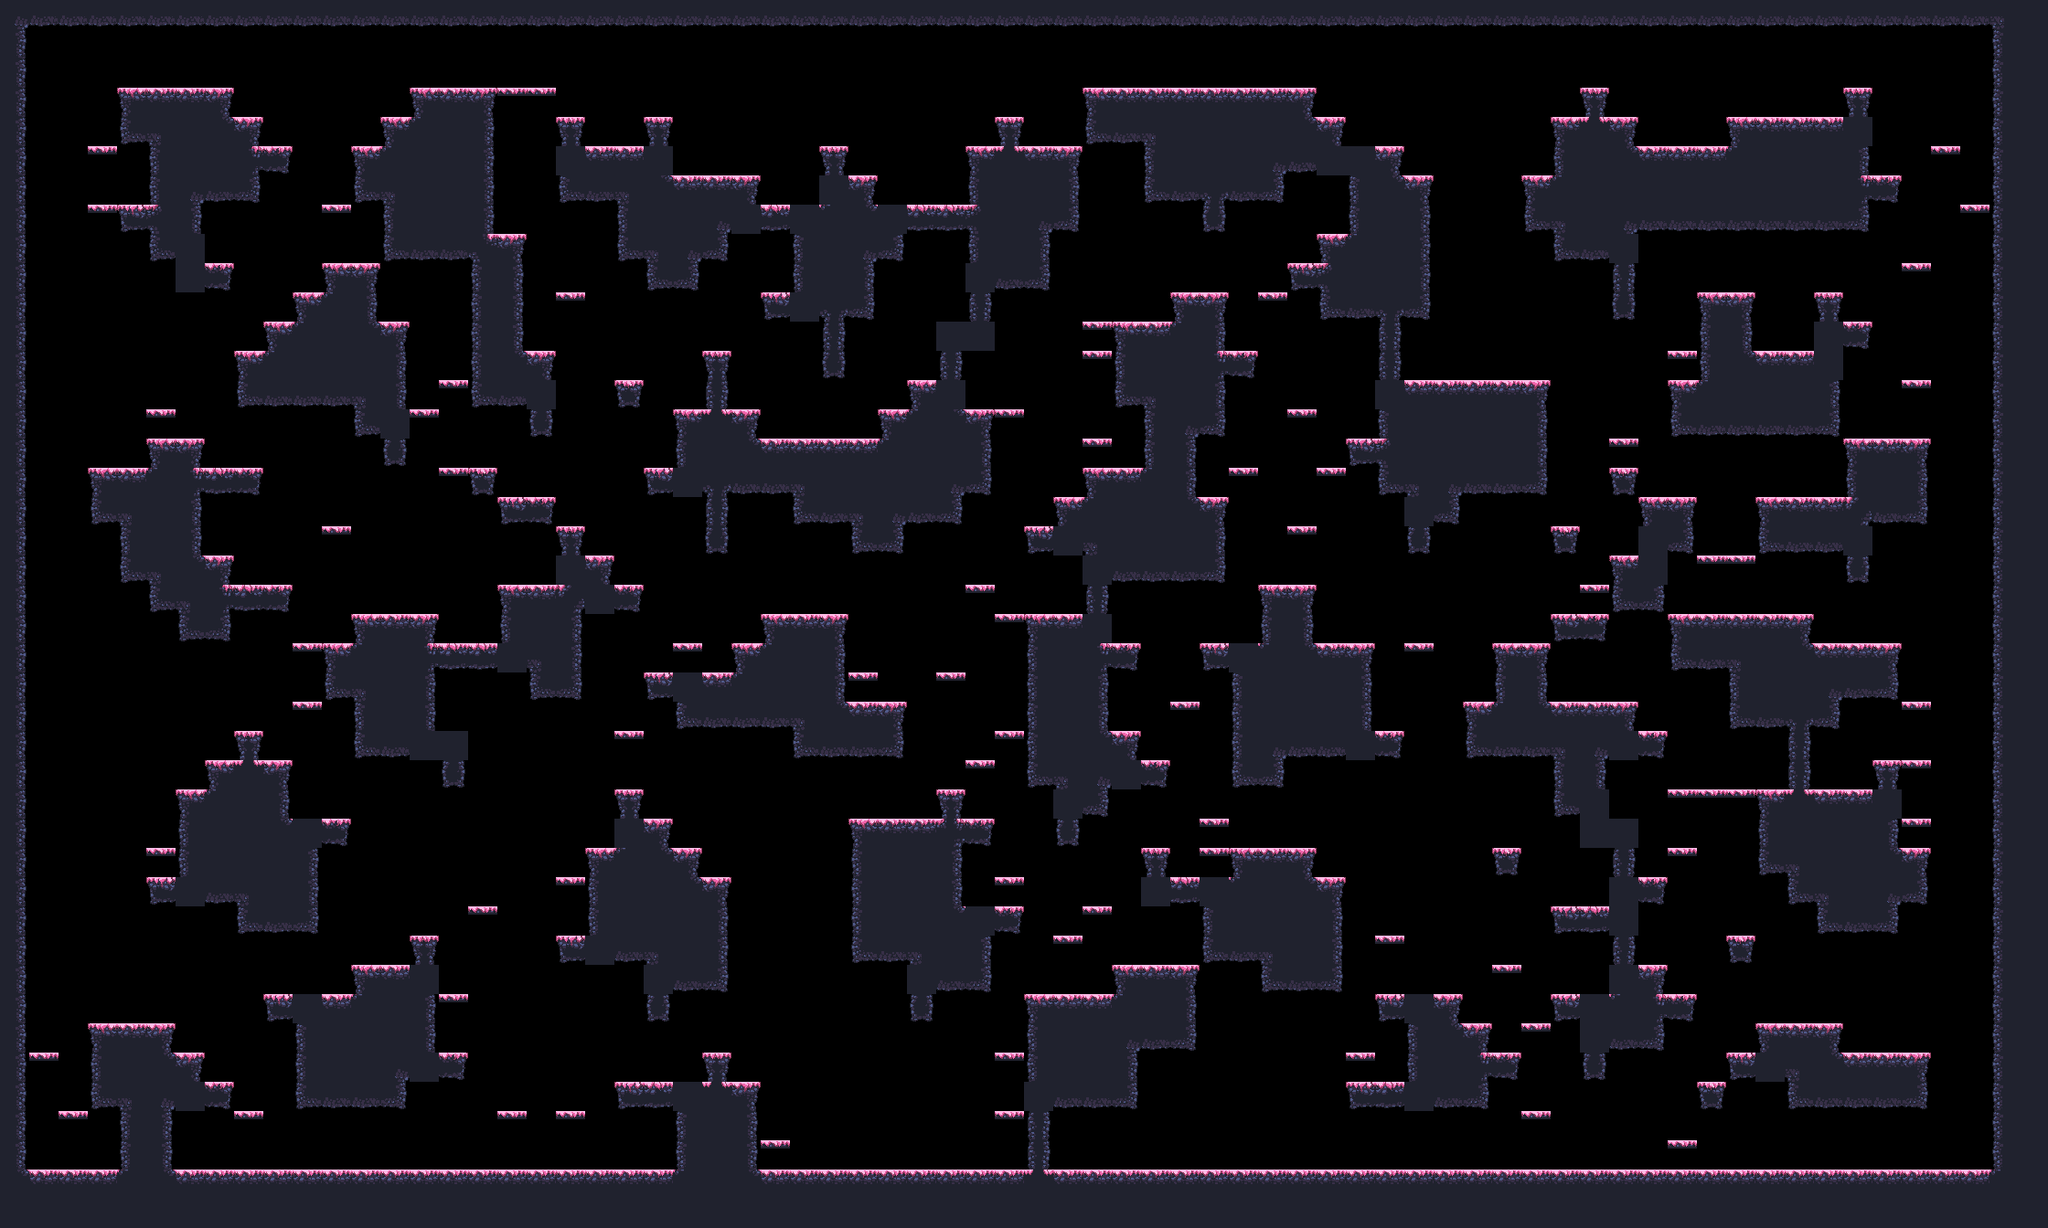

The image is a tile-based game level rendered from a .tmx file. Its description and source (layers, tilesets, objects; grid data summarised) follow:
An orthogonal 70x42 tile map with 32x32 px tiles, 1 tile layer (main) and 17 objects (9x spawn, spawnPlayer0, spawnCrown0, spawnPlayer1, spawnCrown1, ...).

<map compressionlevel="0" height="42" infinite="0" nextlayerid="3" nextobjectid="4" orientation="orthogonal" renderorder="right-down" tiledversion="1.3.2" tileheight="32" tilewidth="32" version="1.2" width="70">
 <tileset firstgid="1" source="forest_spring_tile_set.tsx" />
 <layer height="42" id="1" name="main" width="70">
  <data>[2940 cells, 1285 non-empty, 28 distinct tile ids]</data>
 </layer>
 <objectgroup id="2" name="objects"><object id="1" name="spawnPlayer0" x="384" y="112.0" /><object id="2" name="spawnCrown0" x="128" y="464.0" /><object id="3" name="spawnPlayer1" x="1952" y="80.0" /><object id="4" name="spawnCrown1" x="1984" y="80.0" /><object id="5" name="spawnPlayer2" x="128" y="1072.0" /><object id="6" name="spawnCrown2" x="128" y="1072.0" /><object id="7" name="spawnPlayer3" x="1920" y="1232.0" /><object id="8" name="spawnCrown3" x="2080" y="1104.0" /><object id="9" name="spawn" x="320" y="272.0" /><object id="10" name="spawn" x="896" y="1232.0" /><object id="11" name="spawn" x="1184" y="1040.0" /><object id="12" name="spawn" x="1440" y="1232.0" /><object id="13" name="spawn" x="1600" y="720.0" /><object id="14" name="spawn" x="736" y="688.0" /><object id="15" name="spawn" x="1792" y="1232.0" /><object id="16" name="spawn" x="1504" y="656.0" /><object id="17" name="spawn" x="192" y="816.0" /></objectgroup></map>
